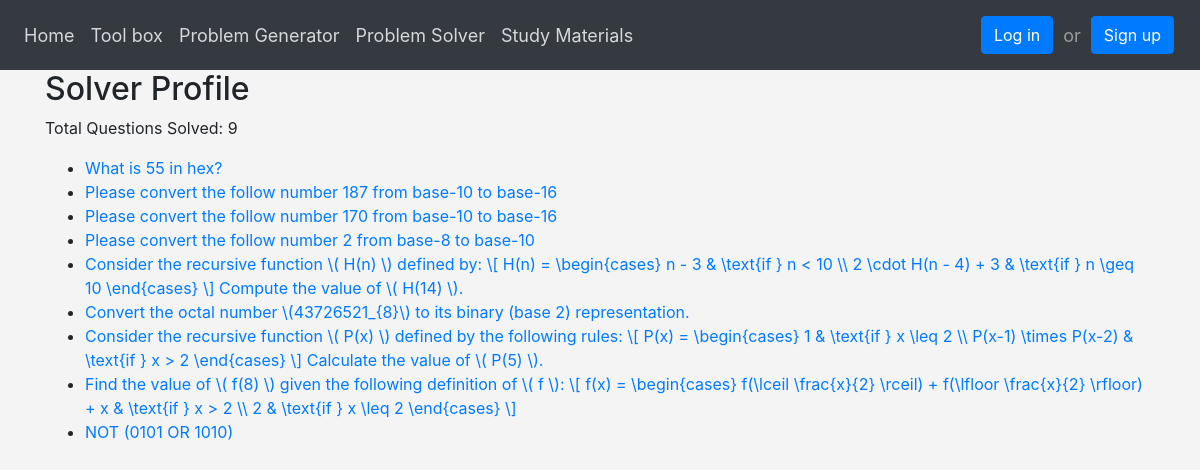
Screenshot of /accounts/profile/users/cz520/solver_profile with the database file from the repository.
### number_system/models.py (models this page shows, shortened)
class SolverProfile(models.Model):
    user = models.OneToOneField(User, on_delete=models.CASCADE)
    questions_solved = models.ManyToManyField(Question, blank=True)
    @property
    def number_of_questions_solved(self):
        return self.questions_solved.count()

### api/models.py (models this page shows, shortened)
class Question(models.Model):
    TYPE_CHOICES = (
        ("Computer_Number_Systems", "Computer Number Systems"),
        ("Recursive_Functions", "Recursive Functions"),
        ("What_Does_This_Program_Do", "What Does This Program Do?"),
        ("Prefix_Infix_Postfix_Notation", "Prefix/Infix/Postfix Notation"),
        ("Bit-String_Flicking", "Bit-String Flicking"),
        ("LISP", "LISP"),
        ("Boolean_Algebra", "Boolean Algebra"),
        ("Data_Structures", "Data Structures"),
        ("Regular_Expressions", "Regular Expressions"),
        ("Graph_Theory", "Graph Theory"),
        ("Digital_Electronics", "Digital Electronics"),
        ("Assembly_Language", "Assembly Language"),
    )
    question = models.TextField(max_length=10000)
    type = models.CharField(max_length=30, choices=TYPE_CHOICES, null=False)
    is_multiple_choice = models.BooleanField(default=False)
    steps = models.TextField(max_length=10000, null=True, blank=True)
    answer = models.CharField(max_length=255)
    likes = models.IntegerField(blank=False, null=False, default=0)
    difficulty = models.IntegerField(blank=False, null=False, default=1)
    num_choices = models.PositiveIntegerField(null=True, blank=True)
    choices = models.JSONField(null=True, blank=True)

### number_system/view/user_views.py (the view)
# urls.py: path('accounts/profile/users/<str:username>/solver_profile', user_views.view_user_solver_profile,
def view_user_solver_profile(request, username):
    user = User.objects.get(username=username)
    solver_profile = SolverProfile.objects.get(user=user)
    return render(request, 'pages/user/solver_profile.html', {'solver_profile': solver_profile, 'user': user})

### templates/pages/user/solver_profile.html (shortened to what this page needs)
{% extends 'base.html' %}
{% load static %}
{% block content %}
    <div class="solver-info">
        <h2>Solver Profile</h2>
        <p>Total Questions Solved: <span id="total-solved">{{ solver_profile.number_of_questions_solved }}</span></p>
        <div class="solved-questions">
            <ul id="questions-list">
                {% for question in solver_profile.questions_solved.all %}
                    <li><a href="{% url 'view_question' question.id %}">{{ question.question }}</a></li>
                {% endfor %}
            </ul>
        </div>
  </div>
{% endblock %}

### number_system/static/css/styles.css (style rules this page uses)
:root { --title-font-family: "Koulen-Regular", Helvetica; --title-font-weight: 400; --title-font-size: 100px; --title-letter-spacing: 0px; --title-line-height: normal; --title-font-style: normal; --nav-text-font-family: "Koulen-Regular", Helvetica; --nav-text-font-weight: 400; --nav-text-font-size: 20px; --nav-text-letter-spacing: 0px; --nav-text-line-height: normal; --nav-text-font-style: normal; --subtext-font-family: "Koulen-Regular", Helvetica; --subtext-font-weight: 400; --subtext-font-size: 36px; --subtext-letter-spacing: 0px; --subtext-line-height: normal; --subtext-font-style: normal; --bodytext-1-font-family: "KoHo-Regular", Helvetica; --bodytext-1-font-weight: 400; --bodytext-1-font-size: 24px; --bodytext-1-letter-spacing: 0px; --bodytext-1-line-height: normal; --bodytext-1-font-style: normal; --nav-element-font-font-family: "Lexend-Regular", Helvetica; --nav-element-font-font-weight: 400; --nav-element-font-font-size: 20px; --nav-element-font-letter-spacing: 0px; --nav-element-font-line-height: normal; --nav-element-font-font-style: normal; --variable-collection-light-gray: rgba(243, 244, 246, 1); --variable-collection-white: rgba(255, 255, 255, 1); --variable-collection-dark-gray: rgba(22, 22, 22, 0.8); --variable-collection-blue: rgba(37, 99, 235, 1); --variable-collection-red: rgba(255, 0, 0, 1); --variable-collection-red-2: rgba(255, 82, 82, 1); --variable-collection-green-1: rgba(97, 173, 0, 1); }
body { margin: 0; padding: 0; background-color: #f4f4f4; !important; }

### rows the page displays
SolverProfile: number_of_questions_solved "9"
Question: question "What is 55 in hex?"
Question: question "Please convert the follow number 187 from base-10 to base-16"
Question: question "Please convert the follow number 170 from base-10 to base-16"
Question: question "Please convert the follow number 2 from base-8 to base-10"
Question: question "Consider the recursive function \\( H(n) \\) defined by: \\[ H(n) = \\begin{cases} n - 3 & \\text{if } n < 10 \\\\ 2 \\cdot H(n - 4) + 3 & \\text{if } n \\geq 10 \\end{cases} \\] Compute the value of \\( H(14) \\)."
Question: question "Convert the octal number \\(43726521_{8}\\) to its binary (base 2) representation."
Question: question "Consider the recursive function \\( P(x) \\) defined by the following rules: \\[ P(x) = \\begin{cases} 1 & \\text{if } x \\leq 2 \\\\ P(x-1) \\times P(x-2) & \\text{if } x > 2 \\end{cases} \\] Calculate the value of \\( P(5) \\)."
Question: question "Find the value of \\( f(8) \\) given the following definition of \\( f \\): \\[ f(x) = \\begin{cases} f(\\lceil \\frac{x}{2} \\rceil) + f(\\lfloor \\frac{x}{2} \\rfloor) + x & \\text{if } x > 2 \\\\ 2 & \\text{if } x \\leq 2 \\end{cases} \\]"
Question: question "NOT (0101 OR 1010)"
